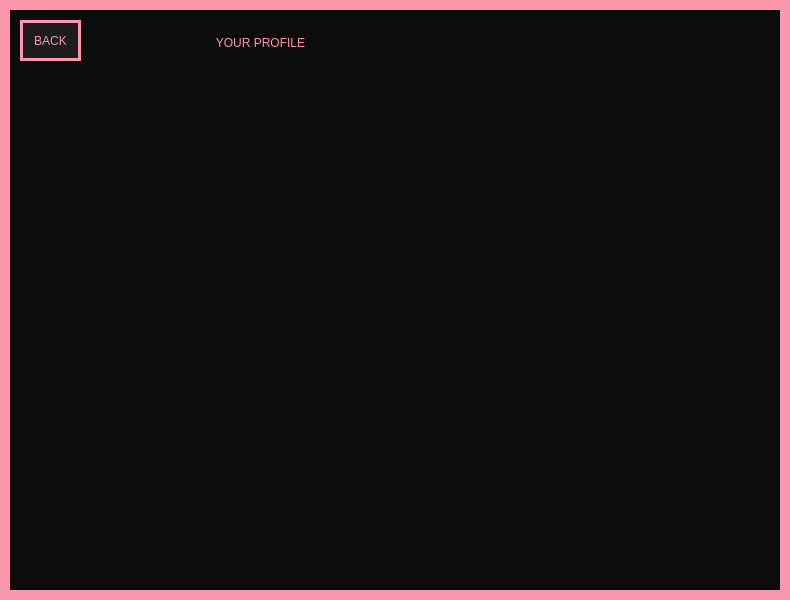
<?xml version="1.0" encoding="UTF-8"?>
<ui version="4.0">
 <class>MainWindow</class>
 <widget class="QMainWindow" name="MainWindow">
  <property name="geometry">
   <rect>
    <x>0</x>
    <y>0</y>
    <width>790</width>
    <height>600</height>
   </rect>
  </property>
  <property name="windowTitle">
   <string>PROFILE</string>
  </property>
  <property name="styleSheet">
   <string notr="true">
border: 10px solid #FB98AD;background-color: #0C0C0C;
color: #FB98AD</string>
  </property>
  <widget class="QWidget" name="centralwidget">
   <widget class="QPushButton" name="main_menu_btn">
    <property name="geometry">
     <rect>
      <x>20</x>
      <y>20</y>
      <width>61</width>
      <height>41</height>
     </rect>
    </property>
    <property name="cursor">
     <cursorShape>PointingHandCursor</cursorShape>
    </property>
    <property name="styleSheet">
     <string notr="true">background-color: #1D1D1D;border: 3px solid #FB98AD;
font: 8pt &quot;PRIMETIME&quot;;</string>
    </property>
    <property name="text">
     <string>BACK</string>
    </property>
   </widget>
   <widget class="QPushButton" name="choose_type_btn">
    <property name="geometry">
     <rect>
      <x>120</x>
      <y>20</y>
      <width>281</width>
      <height>45</height>
     </rect>
    </property>
    <property name="cursor">
     <cursorShape>PointingHandCursor</cursorShape>
    </property>
    <property name="styleSheet">
     <string notr="true">border: none;
font: 20pt &quot;PRIMETIME&quot;; </string>
    </property>
    <property name="text">
     <string>YOUR PROFILE</string>
    </property>
   </widget>
  </widget>
 </widget>
 <resources/>
 <connections/>
</ui>
